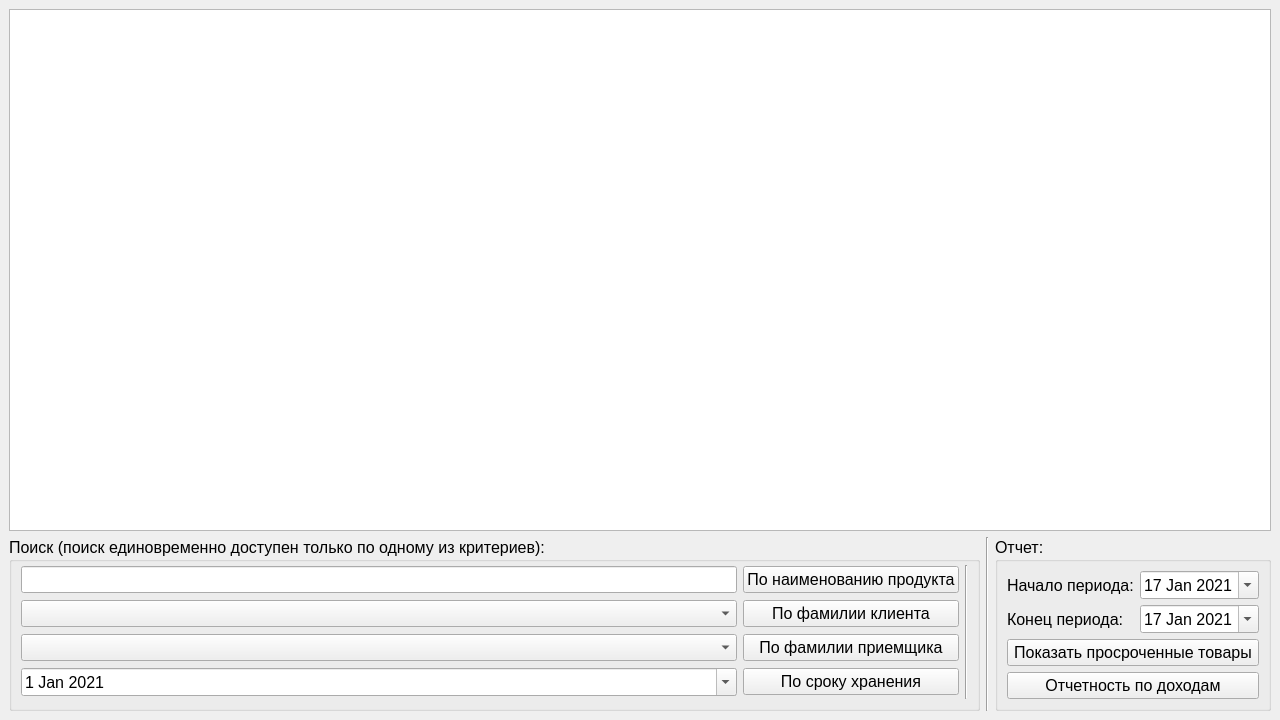
<?xml version="1.0" encoding="UTF-8"?>
<ui version="4.0">
 <class>MainWindow</class>
 <widget class="QMainWindow" name="MainWindow">
  <property name="geometry">
   <rect>
    <x>0</x>
    <y>0</y>
    <width>1280</width>
    <height>720</height>
   </rect>
  </property>
  <property name="windowTitle">
   <string>БД. Лабораторная 14. Ломбард. Катунин С.</string>
  </property>
  <widget class="QWidget" name="centralwidget">
   <layout class="QGridLayout" name="gridLayout_2" rowstretch="3,0,0">
    <item row="2" column="1">
     <widget class="Line" name="line">
      <property name="frameShadow">
       <enum>QFrame::Sunken</enum>
      </property>
      <property name="orientation">
       <enum>Qt::Vertical</enum>
      </property>
     </widget>
    </item>
    <item row="2" column="2">
     <widget class="QGroupBox" name="box_report">
      <property name="font">
       <font>
        <pointsize>12</pointsize>
       </font>
      </property>
      <property name="title">
       <string>Отчет:</string>
      </property>
      <property name="flat">
       <bool>false</bool>
      </property>
      <property name="checkable">
       <bool>false</bool>
      </property>
      <layout class="QGridLayout" name="gridLayout_3">
       <item row="1" column="1">
        <widget class="QDateEdit" name="dateEdit_end">
         <property name="calendarPopup">
          <bool>true</bool>
         </property>
         <property name="date">
          <date>
           <year>2021</year>
           <month>1</month>
           <day>17</day>
          </date>
         </property>
        </widget>
       </item>
       <item row="0" column="0">
        <widget class="QLabel" name="label">
         <property name="text">
          <string>Начало периода:</string>
         </property>
        </widget>
       </item>
       <item row="1" column="0">
        <widget class="QLabel" name="label_2">
         <property name="text">
          <string>Конец периода:</string>
         </property>
        </widget>
       </item>
       <item row="0" column="1">
        <widget class="QDateEdit" name="dateEdit_start">
         <property name="calendarPopup">
          <bool>true</bool>
         </property>
         <property name="date">
          <date>
           <year>2021</year>
           <month>1</month>
           <day>17</day>
          </date>
         </property>
        </widget>
       </item>
       <item row="2" column="0" colspan="2">
        <widget class="QPushButton" name="pushButton_toSold">
         <property name="text">
          <string>Показать просроченные товары</string>
         </property>
        </widget>
       </item>
       <item row="3" column="0" colspan="2">
        <widget class="QPushButton" name="pushButton_profit">
         <property name="text">
          <string>Отчетность по доходам</string>
         </property>
        </widget>
       </item>
      </layout>
     </widget>
    </item>
    <item row="0" column="0" colspan="3">
     <widget class="QTableView" name="tableView">
      <property name="editTriggers">
       <set>QAbstractItemView::NoEditTriggers</set>
      </property>
      <property name="showDropIndicator" stdset="0">
       <bool>false</bool>
      </property>
      <property name="dragDropOverwriteMode">
       <bool>false</bool>
      </property>
      <property name="showGrid">
       <bool>true</bool>
      </property>
      <property name="sortingEnabled">
       <bool>true</bool>
      </property>
      <attribute name="horizontalHeaderCascadingSectionResizes">
       <bool>false</bool>
      </attribute>
      <attribute name="horizontalHeaderDefaultSectionSize">
       <number>120</number>
      </attribute>
      <attribute name="horizontalHeaderStretchLastSection">
       <bool>true</bool>
      </attribute>
      <attribute name="verticalHeaderCascadingSectionResizes">
       <bool>true</bool>
      </attribute>
      <attribute name="verticalHeaderShowSortIndicator" stdset="0">
       <bool>true</bool>
      </attribute>
     </widget>
    </item>
    <item row="2" column="0">
     <widget class="QGroupBox" name="box_search">
      <property name="font">
       <font>
        <pointsize>12</pointsize>
       </font>
      </property>
      <property name="title">
       <string>Поиск (поиск единовременно доступен только по одному из критериев):</string>
      </property>
      <property name="flat">
       <bool>false</bool>
      </property>
      <property name="checkable">
       <bool>false</bool>
      </property>
      <layout class="QGridLayout" name="gridLayout">
       <property name="topMargin">
        <number>3</number>
       </property>
       <item row="0" column="1" rowspan="2">
        <widget class="Line" name="line_2">
         <property name="orientation">
          <enum>Qt::Vertical</enum>
         </property>
        </widget>
       </item>
       <item row="0" column="0" rowspan="2">
        <layout class="QGridLayout" name="gridLayout_params">
         <item row="0" column="0">
          <widget class="QLineEdit" name="lineEdit_product">
           <property name="font">
            <font>
             <pointsize>12</pointsize>
            </font>
           </property>
          </widget>
         </item>
         <item row="2" column="0">
          <widget class="QComboBox" name="comboBox_worker"/>
         </item>
         <item row="0" column="1">
          <widget class="QPushButton" name="pushButton_product">
           <property name="font">
            <font>
             <pointsize>12</pointsize>
            </font>
           </property>
           <property name="text">
            <string>По наименованию продукта</string>
           </property>
          </widget>
         </item>
         <item row="1" column="1">
          <widget class="QPushButton" name="pushButton_client">
           <property name="text">
            <string>По фамилии клиента</string>
           </property>
          </widget>
         </item>
         <item row="1" column="0">
          <widget class="QComboBox" name="comboBox_client"/>
         </item>
         <item row="2" column="1">
          <widget class="QPushButton" name="pushButton_worker">
           <property name="text">
            <string>По фамилии приемщика</string>
           </property>
          </widget>
         </item>
         <item row="3" column="1">
          <widget class="QPushButton" name="pushButton_date">
           <property name="text">
            <string>По сроку хранения</string>
           </property>
          </widget>
         </item>
         <item row="3" column="0">
          <widget class="QDateEdit" name="dateEdit_date">
           <property name="calendarPopup">
            <bool>true</bool>
           </property>
           <property name="date">
            <date>
             <year>2021</year>
             <month>1</month>
             <day>1</day>
            </date>
           </property>
          </widget>
         </item>
        </layout>
       </item>
      </layout>
     </widget>
    </item>
   </layout>
  </widget>
 </widget>
 <resources/>
 <connections/>
</ui>
